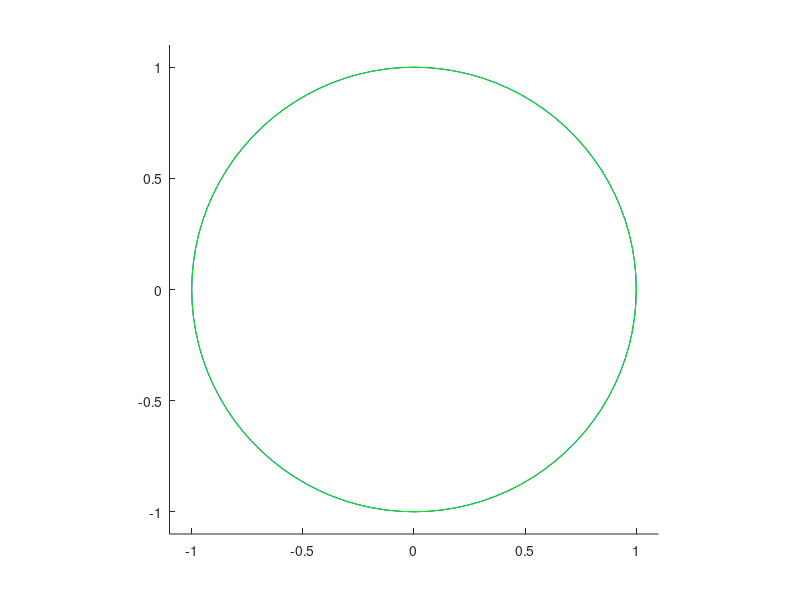
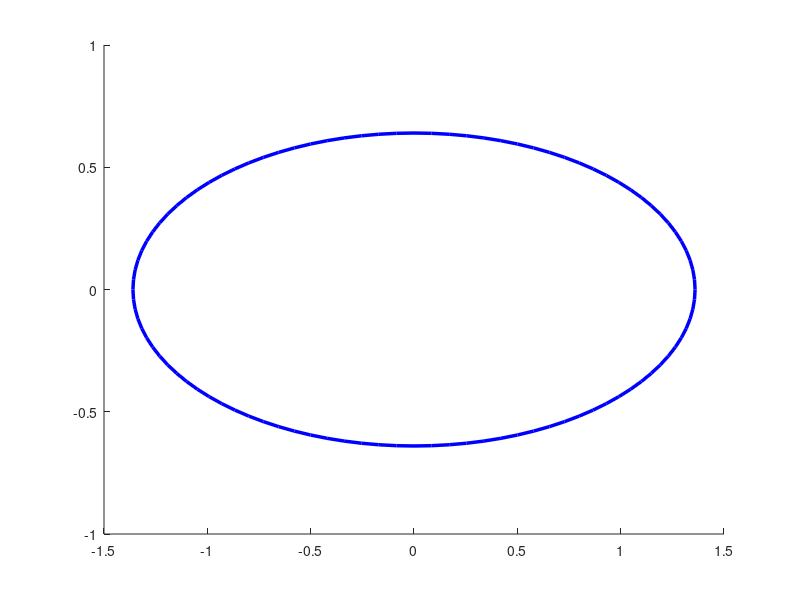

Source code (MATLAB) for these figures, in order: (Note: this script raises an error after producing the figures.)
%jowkowski
close all

%% set initial conditions
a=1;
c=0.60;%0.95;
x_s=0.00%-0.04875;
y_s=0.0;%0.05*i;
alpha_deg=0; %degrees


%% create physical variables
alpha=alpha_deg/180*pi %angle of attack in radians
th = 0:pi/50:2*pi;      %theta for circle definition

%define the cylinder in the flow
z = a*(cos(th)+i*sin(th));

% Define the smaller transform circle (only for visuals)
z_c = c*(cos(th)+i*sin(th));

%% Transformation 1 
%We shift the circle with radius a relative to a Jowkowski 
%circle of radius c by the amounts xs and ys, such that the two circles 
%intersect on the x axis (to obtain the sharp trailing edge cusp).

w0 =z + x_s +y_s;

figure
hold on
plot(real(z),imag(z),'b')
plot(real(w0),imag(w0),'g')
axis([-1.1 1.1 -1.1 1.1])
daspect([1 1 1])


%% Transformation 2 
%We apply the Joukowski transformation

w1=w0+c^2./w0;

%% Transformation 2 
%We add the angle of attack ?

w2=w1*exp(-alpha*i);

%% accounting for the panels

airfoil_panels=[real(w2);imag(w2)].';
n=length(airfoil_panels);
all_panels = zeros(n,4);

for j=1:n
    if j==n % at the end, replace with the first ones
        all_panels(j,:) = [airfoil_panels(j,:),airfoil_panels(1,:)];
    else
        all_panels(j,:) = [airfoil_panels(j,:),airfoil_panels(j+1,:)];
    end
end

flip_panels=flip(all_panels);
sorted_panels=circshift(flip_panels,-1);
clipped_panels=sorted_panels(1:end-1,:);


%% Plotting

figure ; hold on ;
for p=1:n
   Xj = [clipped_panels(p,1),clipped_panels(p,3)]
   Yj = [clipped_panels(p,2),clipped_panels(p,4)]
   plot(Xj,Yj,'-b','LineWidth', 2.5)
   pause
end
